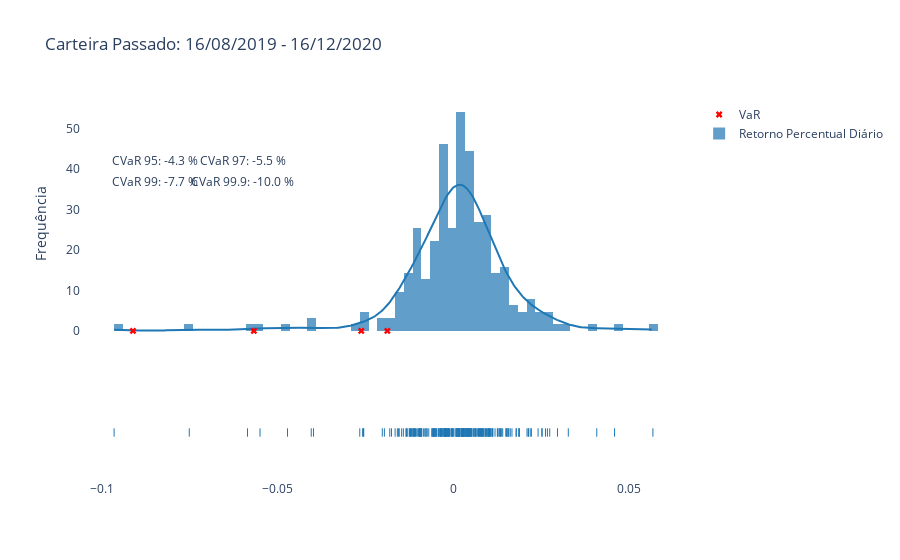

The notebook cell saved with this chart:
### Code cell
hist_data = [
    rets_carteira_past['Retornos'].fillna(0)
]

group_labels = ['Retorno Percentual Diário']

fig = ff.create_distplot(hist_data, group_labels, bin_size=.0025)

fig.add_trace(
    go.Scatter(
        x=list(vars_past.values()),
        y=np.zeros_like(list(vars_past.values())),
        mode='markers',
        marker_color='red',
        marker_symbol='x',
        name='VaR',
        text=list(vars_past.keys()),
        hoverinfo='text+x'
    )
)


fig.update_layout(
    title=f'Carteira Passado: {start_past} - {end_past}',
    yaxis=dict(
        title='Frequência',
        showgrid=False
    ),
    xaxis=dict(
        showgrid=False,
        showspikes=True,
        spikethickness=2,
        spikedash='dot',
        spikecolor='#999999',
        spikemode='across'
    ),
    plot_bgcolor="#FFF",
    hoverdistance=100,
    spikedistance=1000
)

fig.add_annotation(
    x=-.085,
    y=42,
    text=f'CVaR 95: {round(c_vars_past["c_var_95"], 3) * 100} %',
    showarrow=False
)

fig.add_annotation(
    x=-.06,
    y=42,
    text=f'CVaR 97: {round(c_vars_past["c_var_97"], 3) * 100} %',
    showarrow=False
)

fig.add_annotation(
    x=-.085,
    y=37,
    text=f'CVaR 99: {round(c_vars_past["c_var_99"], 3) * 100} %',
    showarrow=False
)

fig.add_annotation(
    x=-.06,
    y=37,
    text=f'CVaR 99.9: {round(c_vars_past["c_var_99_9"], 2) * 100} %',
    showarrow=False
)

fig.show()

### Figure 1 — Plotly figure (JSON) as saved in the notebook; plotly's stock layout.template omitted (floating-point values rounded to 4 significant figures; data arrays with more than 128 entries replaced by an {"elided": "..."} marker saying what was removed)
{"data": [{"autobinx": false, "histnorm": "probability density", "legendgroup": "Retorno Percentual Diário", "marker": {"color": "rgb(31, 119, 180)"}, "name": "Retorno Percentual Diário", "opacity": 0.7, "type": "histogram", "x": {"elided": "252 float values"}, "xaxis": "x", "xbins": {"end": 0.05685, "size": 0.0025, "start": -0.09663}, "yaxis": "y"}, {"legendgroup": "Retorno Percentual Diário", "marker": {"color": "rgb(31, 119, 180)"}, "mode": "lines", "name": "Retorno Percentual Diário", "showlegend": false, "type": "scatter", "x": {"elided": "500 float values"}, "xaxis": "x", "y": {"elided": "500 float values"}, "yaxis": "y"}, {"legendgroup": "Retorno Percentual Diário", "marker": {"color": "rgb(31, 119, 180)", "symbol": "line-ns-open"}, "mode": "markers", "name": "Retorno Percentual Diário", "showlegend": false, "type": "scatter", "x": {"elided": "252 float values"}, "xaxis": "x", "y": {"elided": "252 str values"}, "yaxis": "y2"}, {"hoverinfo": "text+x", "marker": {"color": "red", "symbol": "x"}, "mode": "markers", "name": "VaR", "text": ["var_95", "var_97", "var_99", "var_99_9"], "type": "scatter", "x": [-0.0188, -0.02622, -0.05681, -0.09126], "y": [0, 0, 0, 0]}], "layout": {"annotations": [{"showarrow": false, "text": "CVaR 95: -4.3 %", "x": -0.085, "y": 42}, {"showarrow": false, "text": "CVaR 97: -5.5 %", "x": -0.06, "y": 42}, {"showarrow": false, "text": "CVaR 99: -7.7 %", "x": -0.085, "y": 37}, {"showarrow": false, "text": "CVaR 99.9: -10.0 %", "x": -0.06, "y": 37}], "barmode": "overlay", "hoverdistance": 100, "hovermode": "closest", "legend": {"traceorder": "reversed"}, "plot_bgcolor": "#FFF", "spikedistance": 1000, "title": {"text": "Carteira Passado: 16/08/2019 - 16/12/2020"}, "xaxis": {"anchor": "y2", "domain": [0, 1], "showgrid": false, "showspikes": true, "spikecolor": "#999999", "spikedash": "dot", "spikemode": "across", "spikethickness": 2, "zeroline": false}, "yaxis": {"anchor": "free", "domain": [0.35, 1], "position": 0, "showgrid": false, "title": {"text": "Frequência"}}, "yaxis2": {"anchor": "x", "domain": [0, 0.25], "dtick": 1, "showticklabels": false}}}
